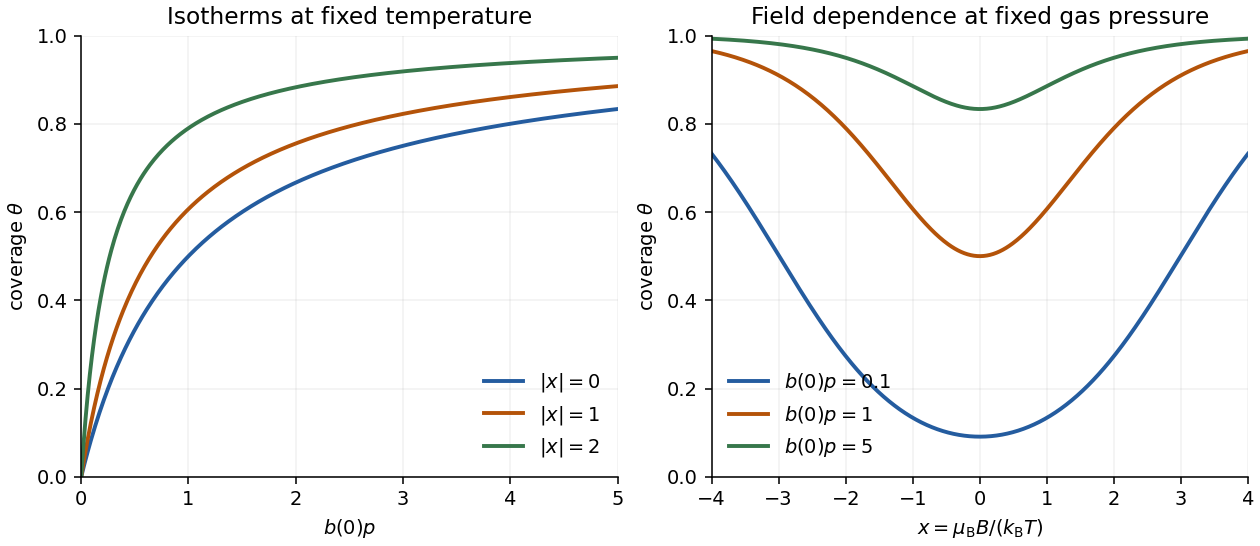

Source code (Python):
"""Ideal magnetic Langmuir coverage; Python 3.14, NumPy 2.3, Matplotlib 3.10."""
from pathlib import Path
import numpy as np
import matplotlib.pyplot as plt

fig,axes=plt.subplots(1,2,figsize=(9,3.9),layout='constrained')
p=np.linspace(0,5,500)
for field,color in [(0,'#245c9f'),(1,'#b45309'),(2,'#37774b')]:
    b=np.cosh(field)
    axes[0].plot(p,b*p/(1+b*p),lw=2,color=color,label=f'$|x|={field}$')
axes[0].set(xlabel='$b(0)p$',ylabel='coverage $\\theta$',title='Isotherms at fixed temperature',xlim=(0,5),ylim=(0,1))
axes[0].legend(frameon=False,fontsize=10)
x=np.linspace(-4,4,500)
for load,color in [(.1,'#245c9f'),(1,'#b45309'),(5,'#37774b')]:
    y=load*np.cosh(x)
    axes[1].plot(x,y/(1+y),lw=2,color=color,label=f'$b(0)p={load:g}$')
axes[1].set(xlabel='$x=\\mu_{\\rm B}B/(k_{\\rm B}T)$',ylabel='coverage $\\theta$',
            title='Field dependence at fixed gas pressure',xlim=(-4,4),ylim=(0,1))
axes[1].legend(frameon=False,fontsize=10)
for ax in axes:
    ax.spines[['top','right']].set_visible(False)
    ax.grid(alpha=.17)
fig.savefig(Path(__file__).stem+'.png',dpi=140,facecolor='white')
plt.close(fig)
